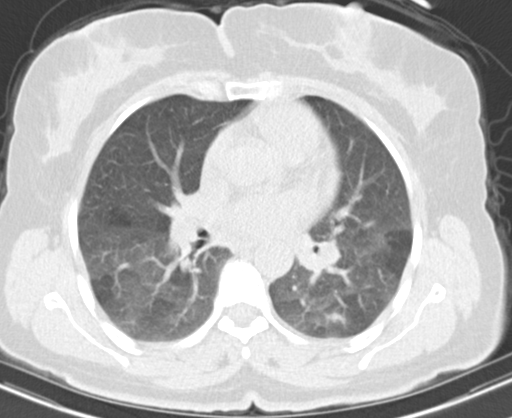
#> input picture CT-SCAN/Pre-processing/Torse.png, 512 x 418 px
$ jupyter execute --allow-errors Pretraitement.ipynb
#> lines starting #> are read from the running program, lines starting #| are printed output that depends on the picture; after the words box and inside, x2 and y2 are one past the last pixel; in counts of white or black regions, pixels touching at a corner belong together
Création de bruit de différents types

[cell 1]
import numpy as np
import os
import cv2
def noisy(noise_typ,image):
   if noise_typ == "gauss":
      row,col,ch= image.shape
      mean = 0
      var = 0.1
      sigma = var**0.5
      gauss = np.random.normal(mean,sigma,(row,col,ch))
      gauss = gauss.reshape(row,col,ch)
      noisy = image + gauss
      return noisy
   elif noise_typ == "s&p":
      row,col,ch = image.shape
      s_vs_p = 0.5
      amount = 0.004
      out = np.copy(image)
      # Salt mode
      num_salt = np.ceil(amount * image.size * s_vs_p)
      coords = [np.random.randint(0, i - 1, int(num_salt))
              for i in image.shape]
      out[coords] = 1

      # Pepper mode
      num_pepper = np.ceil(amount* image.size * (1. - s_vs_p))
      coords = [np.random.randint(0, i - 1, int(num_pepper))
              for i in image.shape]
      out[coords] = 0
      return out
   elif noise_typ == "poisson":
      vals = len(np.unique(image))
      vals = 2 ** np.ceil(np.log2(vals))
      noisy = np.random.poisson(image * vals) / float(vals)
      return noisy
   elif noise_typ =="speckle":
      row,col,ch = image.shape
      gauss = np.random.randn(row,col,ch)
      gauss = gauss.reshape(row,col,ch)
      noisy = image + image * gauss
      return noisy

my_img = cv2.imread('Torse.png')
#> my_img is the input picture: shape (418, 512, 3); min 55, max 255, mean 182
cv2.imwrite('Torse_gaussian.png',
            noisy("gauss",my_img))
#> in noisy, `noisy = image + gauss`:
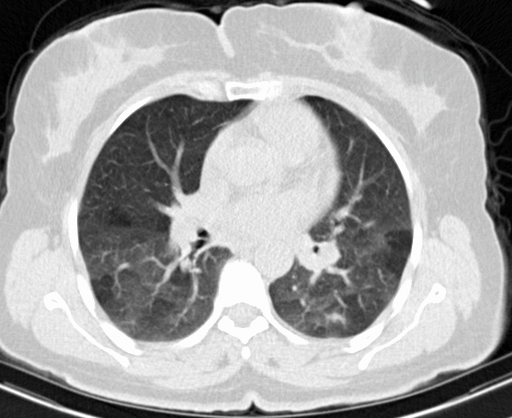
#> noisy: shape (418, 512, 3) float64; mean B, G, R 182, 182, 182; drawn with min black and max white
#> Out = True

Création de bruit s&p

[cell 2]
import random
import cv2

def add_noise(img):

    # Getting the dimensions of the image
    row , col = img.shape
#> row = 418; col = 512

    # Randomly pick some pixels in the
    # image for coloring them white
    # Pick a random number between 300 and 10000
    number_of_pixels = random.randint(300, 10000)
    for i in range(number_of_pixels):

        # Pick a random y coordinate
        y_coord=random.randint(0, row - 1)

        # Pick a random x coordinate
        x_coord=random.randint(0, col - 1)

        # Color that pixel to white
        img[y_coord][x_coord] = 255
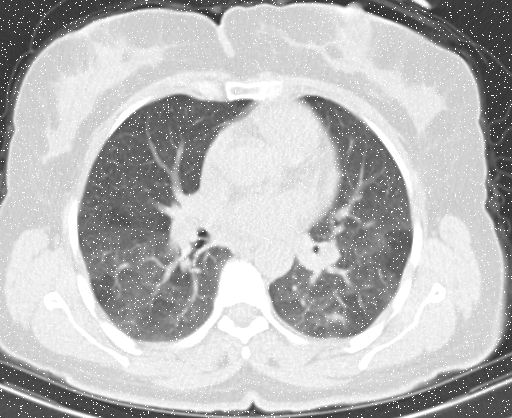
#> img: shape (418, 512); min 55, max 255, mean 184.3

    # Randomly pick some pixels in
    # the image for coloring them black
    # Pick a random number between 300 and 10000
    number_of_pixels = random.randint(300 , 10000)
    for i in range(number_of_pixels):

        # Pick a random y coordinate
        y_coord=random.randint(0, row - 1)

        # Pick a random x coordinate
        x_coord=random.randint(0, col - 1)

        # Color that pixel to black
        img[y_coord][x_coord] = 0
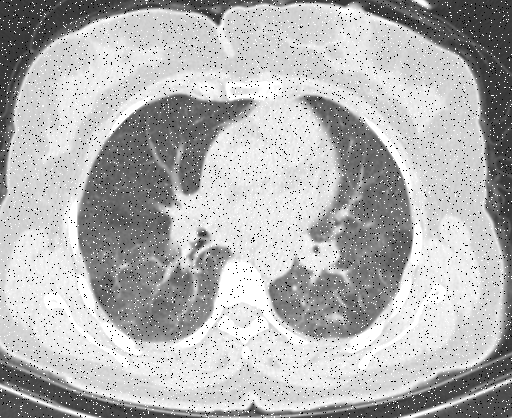
#> img: shape (418, 512); 2.74% of pixels changed, all inside (x1, y1, x2, y2) = (0, 0, 512, 418)

    return img

# salt-and-pepper noise can
# be applied only to grayscale images
# Reading the color image in grayscale image
img = cv2.imread('Torse.png',
                 cv2.IMREAD_GRAYSCALE)

#Storing the image
cv2.imwrite('Torse_s&p.png',
            add_noise(img))
#> Out = True

Pré-traitement de l'image du torse avec plusieurs types d'algorithmes dans le cas d'un bruit s&p ou gaussien

[cell 3]
from skimage import io, img_as_ubyte
import matplotlib.pyplot as plt
import numpy as np
from scipy import ndimage
from scipy.signal import convolve2d, wiener
import math
from skimage.metrics import structural_similarity as ssim
from skimage.metrics import peak_signal_noise_ratio as PSNR
from skimage.restoration import denoise_wavelet, denoise_nl_means, estimate_sigma
import cv2

# Fonction pour le calcul du root mean square ratio (RMSE)
def RMSE(imageA, imageB):
    diffrnce = np.subtract(imageA, imageB)
    sqre_err = np.square(diffrnce)
    rslt_meansqre_err = sqre_err.mean()
    root_meansqre_err = math.sqrt(rslt_meansqre_err)
    return root_meansqre_err

# Ouverture de l'image du torse avec de bruit s&p
img1 = cv2.imread("Torse_s&p.png", 0)
img1 = img1.astype(float)

# Ouverture de l'image du torse avec de bruit gaussien
img2 = cv2.imread("Torse_gaussian.png", 0)
#> img2: shape (418, 512); min 54, max 255, mean 181.9
img2 = img2.astype(float)

# Ouverture de l'image original
original=cv2.imread("Torse.png", 0)

# Estimation du bruit de l'image
noise1 = estimate_sigma(img1)
#> noise1 = 5.22
noise2 = estimate_sigma(img2)
#> noise2 = 1.02

# Application d'un filtre gaussien
# Le filtre gaussian effectue une moyenne pondérée des valeurs du voisinage avec des poids élevés vers le centre puis qui diminue en s'écartant.
blurred_img1 = ndimage.gaussian_filter(img1, sigma=noise1)
blurred_img2 = ndimage.gaussian_filter(img2, sigma=noise2)

# Application d'un filtre médian
# Fonctionnement filtre médian : Remplace l'entrée par la valeur médiane de ces voisins (window : généralement 3)
median_img1 = ndimage.median_filter(img1, 3)
median_img2 = ndimage.median_filter(img2, 3)

# Application d'un filtre moyen non local
# Fonction filtre nl_means : Prend le moyenne de l'ensemble des patchs de l'image, puis les pondère en fonction de la ressemblance avec le pixel cible
dst1 = denoise_nl_means(img1)
dst2 = denoise_nl_means(img2)

# Calcul du RMSE pour l'ensemble des images filtrées
RMSE_gauss1=RMSE(original, blurred_img1)
#> in RMSE, `rslt_meansqre_err = sqre_err.mean()`: rslt_meansqre_err = 353.9
#> in RMSE, `root_meansqre_err = math.sqrt(rslt_meansqre_err)`: root_meansqre_err = 18.81
#> RMSE_gauss1 = 18.81
RMSE_gauss2=RMSE(original, blurred_img2)
#> RMSE_gauss2 = 4.08
RMSE_med1=RMSE(original, median_img1)
#> in RMSE (call 3), `diffrnce = np.subtract(imageA, imageB)`:
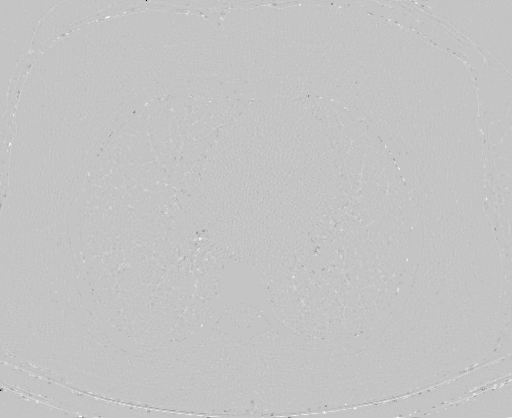
#> diffrnce: shape (418, 512) float64; min -175, max 52, mean 0; drawn with min black and max white
#> in RMSE (call 3), `rslt_meansqre_err = sqre_err.mean()`: rslt_meansqre_err = 8.63
#> in RMSE (call 3), `root_meansqre_err = math.sqrt(rslt_meansqre_err)`: root_meansqre_err = 2.94
#> RMSE_med1 = 2.94
RMSE_med2=RMSE(original, median_img2)
#> in RMSE (call 4), `rslt_meansqre_err = sqre_err.mean()`: rslt_meansqre_err = 4.84
#> in RMSE (call 4), `root_meansqre_err = math.sqrt(rslt_meansqre_err)`: root_meansqre_err = 2.2
#> RMSE_med2 = 2.2
RMSE_dst1=RMSE(original, dst1)
#> RMSE_dst1 = 35.93
RMSE_dst2=RMSE(original, dst2)
#> RMSE_dst2 = 0.39

# Calcul du "structural similarity index measure" (SSIM) pour l'ensemble des images filtrées
#> (the rest of this cell did not finish here and is left out)

[cell 4]
from skimage import io, img_as_ubyte
import matplotlib.pyplot as plt
import numpy as np
from scipy import ndimage
from scipy.signal import wiener
import math
from skimage.metrics import structural_similarity as ssim
from skimage.metrics import peak_signal_noise_ratio as PSNR
from skimage.restoration import denoise_wavelet

# Fonction pour le calcul du root mean square ratio (RMSE)
def RMSE(imageA, imageB):
    diffrnce = np.subtract(imageA, imageB)
    sqre_err = np.square(diffrnce)
    rslt_meansqre_err = sqre_err.mean()
    root_meansqre_err = math.sqrt(rslt_meansqre_err)
    return root_meansqre_err

# Ouverture de l'image du torse avec de bruit s&p
img1 = cv2.imread("Torse_s&p.png", 0)
img1 = img1.astype(float)

# Ouverture de l'image du torse avec de bruit gaussien
img2 = cv2.imread("Torse_gaussian.png", 0)
img2 = img2.astype(float)

# Ouverture de l'image du torse original
original=cv2.imread("Torse.png", 0)

# Application d'un filtre basée sur les ondelettes
# L'image est décomposé en ondelette avec chacun un coefficient associé, puis un seuil est appliqué pour éliminer les ondelette non désirées
wavelet_bayes1 = denoise_wavelet(img1, wavelet='sym9', method='BayesShrink')
wavelet_bayes2 = denoise_wavelet(img2, wavelet='sym9', method='BayesShrink')
wavelet_visu1 = denoise_wavelet(img1, wavelet='sym9', method='VisuShrink')
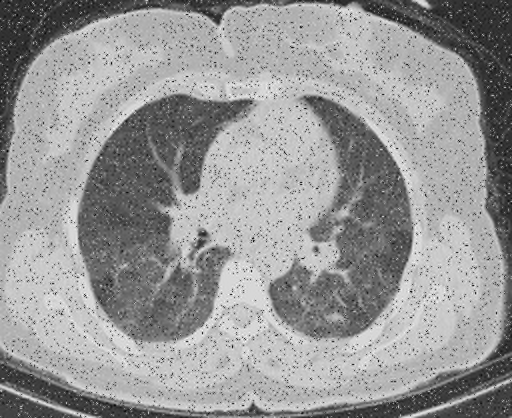
#> wavelet_visu1: shape (418, 512) float64; min -0.496, max 302.4, mean 179.2; drawn with min black and max white
wavelet_visu2 = denoise_wavelet(img2, wavelet='sym9', method='VisuShrink')

# Calcul du RMSE pour l'ensemble des images filtrées
RMSE_bayes1=RMSE(original, wavelet_bayes1)
#> in RMSE, `rslt_meansqre_err = sqre_err.mean()`: rslt_meansqre_err = 1174.3
#> in RMSE, `root_meansqre_err = math.sqrt(rslt_meansqre_err)`: root_meansqre_err = 34.27
#> RMSE_bayes1 = 34.27
RMSE_bayes2=RMSE(original, wavelet_bayes2)
#> RMSE_bayes2 = 0.466
RMSE_visu1=RMSE(original, wavelet_visu1)
#> in RMSE (call 3), `rslt_meansqre_err = sqre_err.mean()`: rslt_meansqre_err = 483.9
#> in RMSE (call 3), `root_meansqre_err = math.sqrt(rslt_meansqre_err)`: root_meansqre_err = 22
#> RMSE_visu1 = 22
RMSE_visu2=RMSE(original, wavelet_visu2)
#> in RMSE (call 4), `diffrnce = np.subtract(imageA, imageB)`:
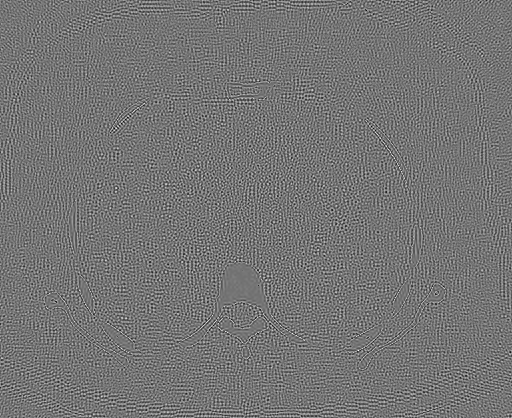
#> diffrnce: shape (418, 512) float64; min -7.1, max 8.7, mean 0.152; drawn with min black and max white
#> in RMSE (call 4), `sqre_err = np.square(diffrnce)`:
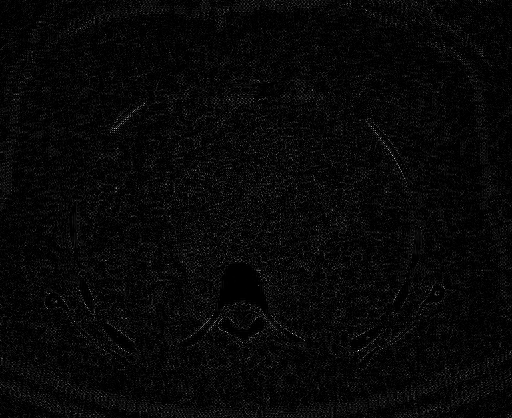
#> sqre_err: shape (418, 512) float64; min 3.82e-10, max 75.76, mean 2.4; drawn with min black and max white
#> in RMSE (call 4), `rslt_meansqre_err = sqre_err.mean()`: rslt_meansqre_err = 2.37
#> in RMSE (call 4), `root_meansqre_err = math.sqrt(rslt_meansqre_err)`: root_meansqre_err = 1.54
#> RMSE_visu2 = 1.54

# Calcul du "structural similarity index measure" (SSIM) pour l'ensemble des images filtrées
#> (the rest of this cell did not finish here and is left out)

Augmentation du contraste via une équalisation de contraste et du CLAHE

[cell 5]
import cv2
import numpy as np
from matplotlib import pyplot as plt
from skimage.metrics import peak_signal_noise_ratio as PSNR

# On ouvre l'image "Torse"
img = cv2.imread('Cancer.png',0)
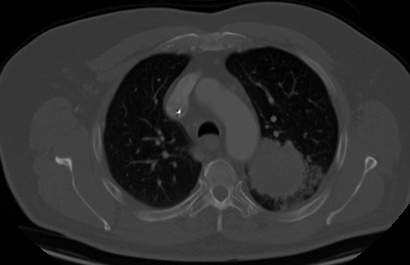
#> input picture CT-SCAN/Pre-processing/Cancer.png, 410 x 265 px
#> img is the input picture: shape (265, 410); min 0, max 255, mean 45.3

# Application d'un équalisateur d'histogramme
# Il redonne via une formule mathématique une valeur pour chaque pixel afin d'utiliser l'ensemble des valeurs de pixel de manière la plus équitable possible
equ = cv2.equalizeHist(img)
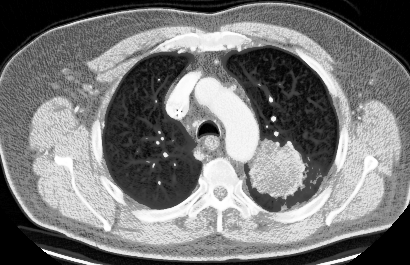
#> equ: shape (265, 410); min 0, max 255, mean 120.4

# Application d'un CLAHE
# Contrast Limited Adaptive Histogram Equalization (CLAHE) : l'image est divisés en blocs sur lequels une équalisation d'histogramme est effectué.
# Une limite de contrast est aussi définie. Si une case de l'histogramme dépasse le valeur limite alors les valeurs en excès sont accumulées et redistribuées dans d'autres cases
clahe = cv2.createCLAHE(clipLimit=3.0, tileGridSize=(16,16))
cl1 = clahe.apply(img)

# Affichage de l'ensemble des images avec les métriques
fig = plt.figure()
fig.set_figheight(12)
fig.set_figwidth(25)

fig.add_subplot(2,3,1)
plt.hist(img.flat, bins=100, range=(0,255))
plt.title('Hist pre-equi')

fig.add_subplot(2,3,2)
plt.hist(equ.flat, bins=100, range=(0,255))
plt.title('Hist post-equi')

fig.add_subplot(2,3,3)
plt.hist(cl1.flat, bins=100, range=(0,255))
plt.title('Hist post-CLAHE')

fig.add_subplot(2,3,4)
plt.imshow(img, cmap='gray')
plt.title('Original')

fig.add_subplot(2,3,5)
plt.imshow(equ, cmap='gray')
plt.title('Hist equi {}'.format(PSNR(img,equ)))

fig.add_subplot(2,3,6)
plt.imshow(cl1, cmap='gray')
plt.title('CLAHE {}'.format(PSNR(img,cl1)))

plt.show()
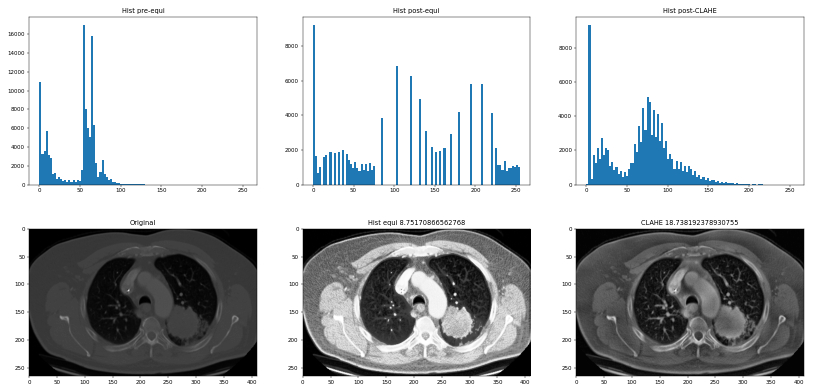
#> figure drawn by matplotlib, 6 panels; panel 1: tallest bar 17007 high, from x = 53.55 to 56.1; panel 2: tallest bar 9242 high, from x = 0 to 2.55; panel 3: tallest bar 9339 high, from x = 2.55 to 5.1
